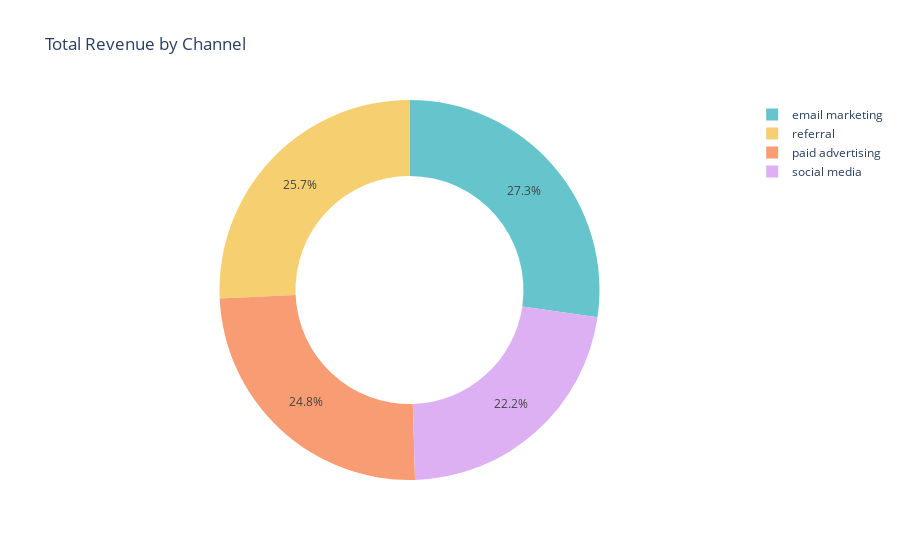

Write notebook code for a chart like this one.
### Code cell
revenue_by_channel = clv_data.groupby('channel')['revenue'].sum().reset_index()

fig = px.pie(revenue_by_channel, values = 'revenue', names = 'channel',
            title = 'Total Revenue by Channel', hole = 0.6,
            color_discrete_sequence=px.colors.qualitative.Pastel)

fig.show()

### Figure 1 — Plotly figure (JSON) as saved in the notebook; plotly's stock layout.template omitted (floating-point values rounded to 4 significant figures)
{"data": [{"domain": {"x": [0, 1], "y": [0, 1]}, "hole": 0.6, "hovertemplate": "channel=%{label}<br>revenue=%{value}<extra></extra>", "labels": ["email marketing", "paid advertising", "referral", "social media"], "legendgroup": "", "name": "", "showlegend": true, "type": "pie", "values": [604706, 548396, 569552, 492667]}], "layout": {"legend": {"tracegroupgap": 0}, "piecolorway": ["rgb(102, 197, 204)", "rgb(246, 207, 113)", "rgb(248, 156, 116)", "rgb(220, 176, 242)", "rgb(135, 197, 95)", "rgb(158, 185, 243)", "rgb(254, 136, 177)", "rgb(201, 219, 116)", "rgb(139, 224, 164)", "rgb(180, 151, 231)", "rgb(179, 179, 179)"], "title": {"text": "Total Revenue by Channel"}}}
